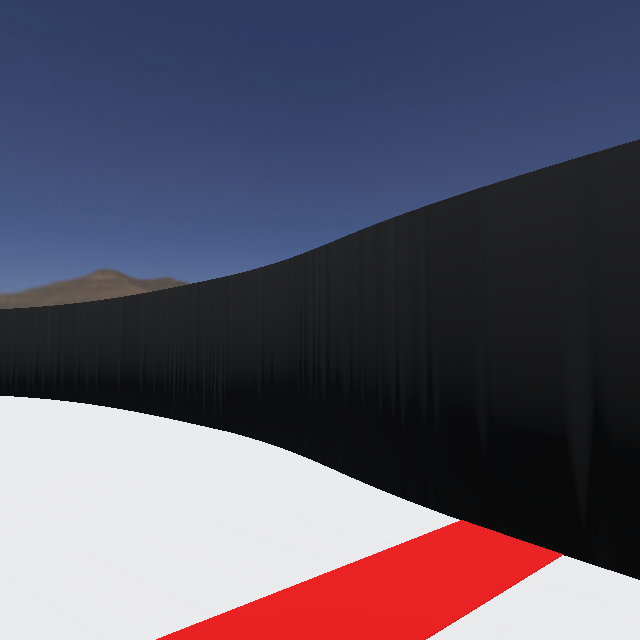
#> input picture controllers/main/webots_original.png, 640 x 640 px; its folder holds only this picture in this run
$ python -i main.py   (imports and definitions only)
#> lines starting #> are read from the running program, lines starting #| are printed output that depends on the picture; after the words box and inside, x2 and y2 are one past the last pixel; in counts of white or black regions, pixels touching at a corner belong together
### controllers/main/cost_map.py
import numpy as np
import cv2
import os
# import math # math is no longer needed

# --- Configuration ---
NPZ_FILE = 'robot_output/trajectory_lidar_data.npz'
MAP_SIZE_METERS = 2.0
CELL_SIZE_METERS = 0.005
GRID_DIM = int(MAP_SIZE_METERS / CELL_SIZE_METERS)

# Colors for drawing
COLOR_TRAJECTORY = (0, 255, 0)     # Green
COLOR_WALLS_ON_COSTMAP = (255, 255, 255) # White

# --- Helper: Create Dummy NPZ data ---
def create_dummy_data(filename):
#> called with filename = 'robot_output/trajectory_lidar_data.npz'
    print(f"Creating dummy data: {filename}")
    dir_name = os.path.dirname(filename)
    if dir_name and not os.path.exists(dir_name):
        try:
            os.makedirs(dir_name, exist_ok=True)
            print(f"Created directory: {dir_name} for dummy data.")
        except OSError as e:
            print(f"Warning: Could not create directory {dir_name} for dummy data: {e}. Saving to current directory.")
            filename = os.path.basename(filename)

    x_traj = np.array([0.2, 0.3, 0.4, 0.5, 0.6, 0.7, 0.7, 0.7, 0.7, 0.6, 0.5, 0.4, 0.3]) + 0.5
    y_traj = np.array([0.2, 0.2, 0.2, 0.2, 0.2, 0.2, 0.3, 0.4, 0.5, 0.5, 0.5, 0.5, 0.5]) + 0.5

    lidar_x_world, lidar_y_world = [], []
    # Box 1
    lidar_x_world.extend(np.linspace(0.1, 0.1, 20))
    lidar_y_world.extend(np.linspace(0.1, 0.8, 20))
    lidar_x_world.extend(np.linspace(0.3, 0.3, 20))
    lidar_y_world.extend(np.linspace(0.1, 0.8, 20))
    lidar_x_world.extend(np.linspace(0.1, 0.3, 10))
    lidar_y_world.extend(np.linspace(0.1, 0.1, 10))
    lidar_x_world.extend(np.linspace(0.1, 0.3, 10))
    lidar_y_world.extend(np.linspace(0.8, 0.8, 10))

    # Box 2 (rotated)
    for i in range(30):
        t = i / 29.0
        x = 0.6 + t * 0.1 # main length along x
        y = 0.3 + t * 0.4 # main length along y (slope)
        lidar_x_world.append(x)
        lidar_y_world.append(y)
        lidar_x_world.append(x + 0.05) # width
        lidar_y_world.append(y - 0.02) # width

    # Box 3
    lidar_x_world.extend(np.linspace(0.5, 0.8, 20))
    lidar_y_world.extend(np.linspace(0.9, 0.9, 20))
    lidar_x_world.extend(np.linspace(0.5, 0.8, 20))
    lidar_y_world.extend(np.linspace(1.1, 1.1, 20)) # 0.2m height
    lidar_x_world.extend(np.linspace(0.5,0.5,10))
    lidar_y_world.extend(np.linspace(0.9,1.1,10))
    lidar_x_world.extend(np.linspace(0.8,0.8,10))
    lidar_y_world.extend(np.linspace(0.9,1.1,10))

    lidar_x_world = np.array(lidar_x_world)
    lidar_y_world = np.array(lidar_y_world)
    np.savez(filename, x_traj=x_traj, y_traj=y_traj, lidar_x=lidar_x_world, lidar_y=lidar_y_world)
    print(f"Dummy data saved as {filename} with {len(lidar_x_world)} lidar points.")
    return x_traj, y_traj, lidar_x_world, lidar_y_world

# --- 1. Load Data ---
if not os.path.exists(NPZ_FILE):
    print(f"File {NPZ_FILE} not found. Creating dummy data for demonstration.")
    x_traj, y_traj, lidar_x_world, lidar_y_world = create_dummy_data(NPZ_FILE)
else:
    try:
        print(f"Loading data from {NPZ_FILE}...")
        data = np.load(NPZ_FILE)
        x_traj = data['x_traj']
        y_traj = data['y_traj']
        lidar_x_world = data['lidar_x']
        lidar_y_world = data['lidar_y']
        print(f"Data loaded: {len(lidar_x_world)} lidar points, {len(x_traj)} trajectory points.")
    except Exception as e:
        print(f"Error loading {NPZ_FILE}: {e}")
        print("Attempting to use dummy data instead, saved as 'dummy_fallback.npz'.")
        x_traj, y_traj, lidar_x_world, lidar_y_world = create_dummy_data("dummy_fallback.npz")

if lidar_x_world.size == 0:
    print("Lidar data is empty. Cannot proceed.")
    exit()

# --- 2. Determine Map Origin and Boundaries ---
data_min_x, data_max_x = np.min(lidar_x_world), np.max(lidar_x_world)
data_min_y, data_max_y = np.min(lidar_y_world), np.max(lidar_y_world)
data_center_x = (data_min_x + data_max_x) / 2.0
data_center_y = (data_min_y + data_max_y) / 2.0
MAP_ORIGIN_X_WORLD = data_center_x - (MAP_SIZE_METERS / 2.0)
MAP_ORIGIN_Y_WORLD = data_center_y - (MAP_SIZE_METERS / 2.0)
print(f"Map will cover world X: [{MAP_ORIGIN_X_WORLD:.2f}, {MAP_ORIGIN_X_WORLD + MAP_SIZE_METERS:.2f}]")
print(f"Map will cover world Y: [{MAP_ORIGIN_Y_WORLD:.2f}, {MAP_ORIGIN_Y_WORLD + MAP_SIZE_METERS:.2f}]")

# --- 3. Create 2D Grid Map ---
grid_map = np.zeros((GRID_DIM, GRID_DIM), dtype=np.uint8)

# --- 4. Populate Grid with Lidar Points ---
valid_lidar_points_count = 0
for wx, wy in zip(lidar_x_world, lidar_y_world):
    relative_x = wx - MAP_ORIGIN_X_WORLD
    relative_y = wy - MAP_ORIGIN_Y_WORLD
    grid_col = int(relative_x / CELL_SIZE_METERS)
    grid_row_raw = int(relative_y / CELL_SIZE_METERS)
    grid_row = GRID_DIM - 1 - grid_row_raw # Invert Y for typical image coordinates (origin top-left)
    if 0 <= grid_col < GRID_DIM and 0 <= grid_row < GRID_DIM:
        grid_map[grid_row, grid_col] = 255 # Mark wall pixels as white
        valid_lidar_points_count += 1
print(f"Populated grid with {valid_lidar_points_count} lidar points within map boundaries.")
if valid_lidar_points_count == 0:
    print("No lidar points fell within the defined map boundaries. Showing empty/minimal cost map.")

# --- 5. Generate Cost Map ---
# Create inverted map for distance transform (walls are 0, free space 255)
# This is because distanceTransform calculates distance to the nearest zero pixel.
inverted_grid_map = cv2.bitwise_not(grid_map)

# Calculate distance transform. Output is float32.
# For each pixel in inverted_grid_map, its distance to the nearest 0-pixel (wall) is computed.
dist_transform = cv2.distanceTransform(inverted_grid_map, cv2.DIST_L2, 5)

# Normalize the distance transform to range [0, 1] for visualization
# norm_dist_transform will be 0 at wall locations and 1 at the furthest point from any wall.
norm_dist_transform = np.zeros_like(dist_transform, dtype=np.float32)
if np.any(dist_transform): # Check if dist_transform is not all zeros to avoid division by zero with normalize
    cv2.normalize(dist_transform, norm_dist_transform, 0.0, 1.0, cv2.NORM_MINMAX)
# If dist_transform is all zeros (e.g., grid_map was all 255s), norm_dist_transform will remain all zeros.

# Create BGR image for cost map visualization
output_image = np.zeros((GRID_DIM, GRID_DIM, 3), dtype=np.uint8)

# Blue channel:
# We want high blue near walls (small distance, norm_dist_transform close to 0)
# and low blue far from walls (large distance, norm_dist_transform close to 1).
# So, blue_intensity = (1.0 - norm_dist_transform) * 255
blue_channel = ((1.0 - norm_dist_transform**0.5) * 255.0).astype(np.uint8)
output_image[:, :, 0] = blue_channel # Assign to Blue channel (BGR order)
# Green and Red channels remain 0, creating a pure blue gradient.

# Overlay original wall pixels in a distinct color (e.g., white) for clarity
# Wall pixels are where grid_map is 255
output_image[grid_map == 255] = COLOR_WALLS_ON_COSTMAP

print(f"Generated cost map with blue gradient. Walls are shown in white.")

# --- 6. Draw Robot Trajectory ---
if x_traj.size > 0:
    print("Drawing robot trajectory...")
    for tx, ty in zip(x_traj, y_traj):
        relative_tx = tx - MAP_ORIGIN_X_WORLD
        relative_ty = ty - MAP_ORIGIN_Y_WORLD
        traj_col = int(relative_tx / CELL_SIZE_METERS)
        traj_row_raw = int(relative_ty / CELL_SIZE_METERS)
        traj_row = GRID_DIM - 1 - traj_row_raw # Invert Y for image coordinates
        if 0 <= traj_col < GRID_DIM and 0 <= traj_row < GRID_DIM:
            cv2.circle(output_image, (traj_col, traj_row), radius=1, color=COLOR_TRAJECTORY, thickness=-1)
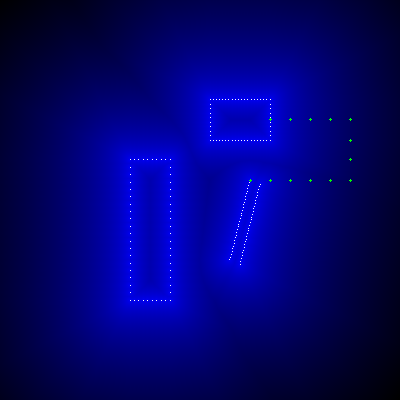
#> output_image: shape (400, 400, 3); mean of channels 0, 1, 2 113.2, 0.4, 0.3; drawn as B, G, R
#> further down, picture is the input picture: shape (640, 640, 3); mean B, G, R 101.4, 85.7, 91.6

# --- 7. Display and Save ---
# [11 lines that do not run on import are left out]

# [61 lines left out: functions generate_cost_map, adjust_trajectory_to_cost_map, not called in this run]

### controllers/main/main.py
import math
from controller import Robot, Camera, Keyboard
import cv2
import numpy as np
from move import MovementController
import matplotlib.pyplot as plt
from matplotlib.patches import Rectangle
import os
from datetime import datetime
from cost_map import generate_cost_map, adjust_trajectory_to_cost_map, MAP_ORIGIN_X_WORLD, MAP_ORIGIN_Y_WORLD, CELL_SIZE_METERS, GRID_DIM


TIME_STEP = 32

wheel_radius = 0.019
distance_between_wheels = 0.1
encoder_unit = (2 * 3.14 *  wheel_radius) / 6.28

# [1 line that did not run here, left out]
# [1 line that did not run here, left out]
# [1 line not run here, left out]

# [1 line that did not run here, left out]
# [1 line not run here, left out]

# [1 line that did not run here, left out]

# [1 line that did not run here, left out]
# [2 lines not run here, left out]
lidar_fov = math.pi  # 180 degrees in radians
# [1 line that did not run here, left out]

# [1 line that did not run here, left out]
# [1 line that did not run here, left out]

# [2 lines not run here, left out]
ax = plt.gca()
# [5 lines not run here, left out]
arena = Rectangle((-1, -1), 2, 2, linewidth=2, edgecolor='k', facecolor='none')
# [1 line not run here, left out]

x_traj, y_traj = [], []
traj_line, = ax.plot([], [], 'b-', linewidth=1)
robot_marker, = ax.plot([], [], 'ro', markersize=8)
heading_line, = ax.plot([], [], 'r-', linewidth=2)
lidar_points, = ax.plot([], [], 'g.', markersize=3, alpha=0.7, label='LiDAR Points')
# [1 line not run here, left out]

all_lidar_points = [[], []]

output_dir = "robot_output"
# [1 line not run here, left out]

step_counter = 0
save_interval = 20


# [70 lines left out: functions save_data, update_plot, detect_black_objects, not called in this run]


def detect_red_lines(image):
    hsv = cv2.cvtColor(image, cv2.COLOR_BGR2HSV)
#> hsv: shape (640, 640, 3); mean H, S, V 106.3, 67.8, 112.7
    lower_red1 = np.array([0, 120, 70])
    upper_red1 = np.array([10, 255, 255])
    lower_red2 = np.array([160, 120, 70])
    upper_red2 = np.array([180, 255, 255])
    mask1 = cv2.inRange(hsv, lower_red1, upper_red1)
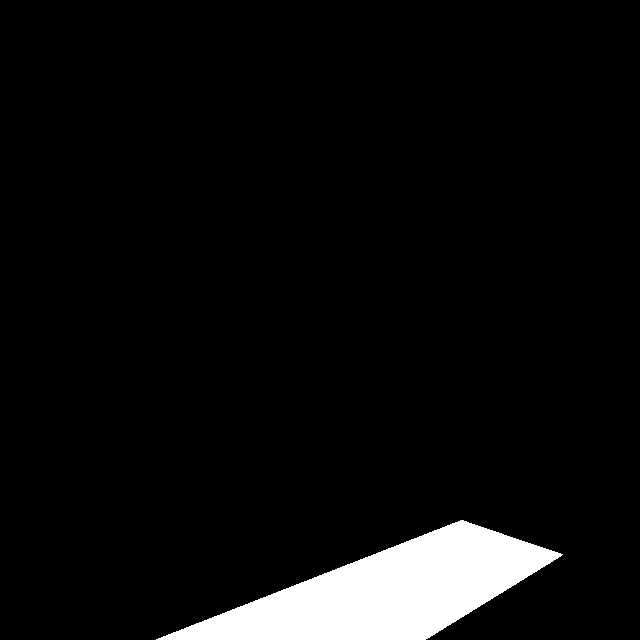
#> mask1: shape (640, 640); 5.6% white; 1 white region
    mask2 = cv2.inRange(hsv, lower_red2, upper_red2)
#> mask2: shape (640, 640); every value is 0
    red_mask = cv2.bitwise_or(mask1, mask2)
    contours = cv2.findContours(red_mask.copy(), cv2.RETR_EXTERNAL, cv2.CHAIN_APPROX_SIMPLE)
#> contours = 1 contour; box (x1, y1, x2, y2) and area: (156, 520, 563, 640) 22654
    contours = contours[0] if len(contours) == 2 else contours[1]
    contours = sorted(contours, key=cv2.contourArea, reverse=True)
    return red_mask, contours

# [1 line not run here, left out]
# cv2.namedWindow("Cost Map", cv2.WINDOW_NORMAL)


MAXSPEED = 10.0
BASESPEED = 6.0

kp = 0.1
kd = 0.001

cur_error = 0.0
pre_error = 0.0

ps_values = [0, 0]
dist_values = [0.0, 0.0]
last_ps_values = [0, 0]
robot_pose = [0, 0, 0]

# [174 lines not run here, left out]

>>> import cv2
>>> picture = cv2.imread('webots_original.png')
>>> result = detect_red_lines(picture)
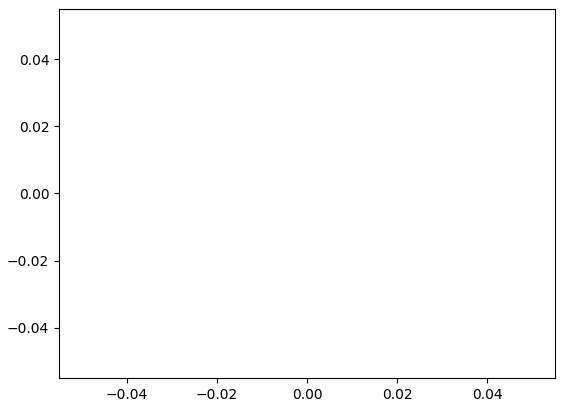
#> figure drawn by matplotlib, 1 panel
